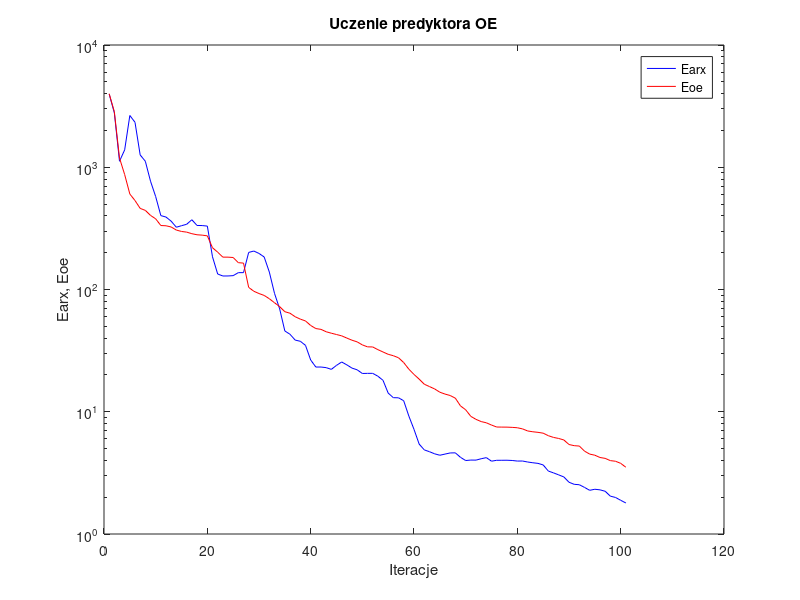
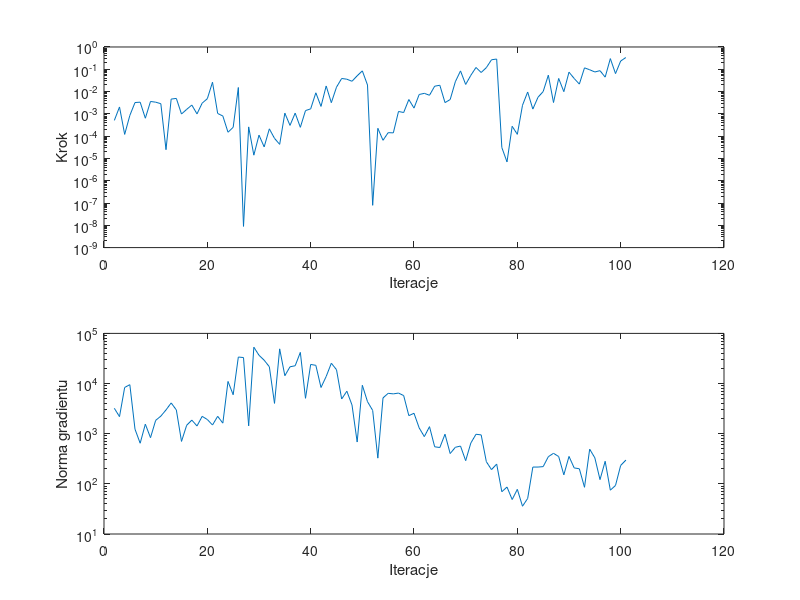

MATLAB code to generate these figures, in order:
%uczenie predyktora oe
clear all;
n=0; farx(n+1)=3.967260e+003; foe(n+1)=3.993608e+003; wspucz(n+1)=0.000000e+000; ng(n+1)=0.000000e+000;
%odnowa zmiennej metryki
n=1; farx(n+1)=2.786834e+003; foe(n+1)=2.849916e+003; krok(n+1)=5.081655e-004; ng(n+1)=3.206684e+003;
n=2; farx(n+1)=1.119892e+003; foe(n+1)=1.189890e+003; krok(n+1)=2.038825e-003; ng(n+1)=2.189946e+003;
n=3; farx(n+1)=1.387662e+003; foe(n+1)=8.707869e+002; krok(n+1)=1.197267e-004; ng(n+1)=8.362019e+003;
n=4; farx(n+1)=2.650365e+003; foe(n+1)=6.041182e+002; krok(n+1)=8.500296e-004; ng(n+1)=9.492486e+003;
n=5; farx(n+1)=2.332654e+003; foe(n+1)=5.342507e+002; krok(n+1)=3.218320e-003; ng(n+1)=1.228522e+003;
n=6; farx(n+1)=1.261372e+003; foe(n+1)=4.607330e+002; krok(n+1)=3.343359e-003; ng(n+1)=6.456246e+002;
n=7; farx(n+1)=1.119517e+003; foe(n+1)=4.437913e+002; krok(n+1)=6.369581e-004; ng(n+1)=1.548146e+003;
n=8; farx(n+1)=7.695353e+002; foe(n+1)=4.038580e+002; krok(n+1)=3.595838e-003; ng(n+1)=8.335432e+002;
n=9; farx(n+1)=5.755948e+002; foe(n+1)=3.786726e+002; krok(n+1)=3.340601e-003; ng(n+1)=1.844177e+003;
n=10; farx(n+1)=4.022263e+002; foe(n+1)=3.337235e+002; krok(n+1)=2.855545e-003; ng(n+1)=2.241038e+003;
n=11; farx(n+1)=3.914489e+002; foe(n+1)=3.321098e+002; krok(n+1)=2.466737e-005; ng(n+1)=2.976438e+003;
n=12; farx(n+1)=3.620563e+002; foe(n+1)=3.246654e+002; krok(n+1)=4.597934e-003; ng(n+1)=4.107034e+003;
n=13; farx(n+1)=3.230841e+002; foe(n+1)=3.063087e+002; krok(n+1)=4.929920e-003; ng(n+1)=2.977594e+003;
n=14; farx(n+1)=3.326021e+002; foe(n+1)=2.984529e+002; krok(n+1)=9.809942e-004; ng(n+1)=7.016467e+002;
n=15; farx(n+1)=3.415425e+002; foe(n+1)=2.946643e+002; krok(n+1)=1.588254e-003; ng(n+1)=1.473481e+003;
n=16; farx(n+1)=3.721300e+002; foe(n+1)=2.861425e+002; krok(n+1)=2.480280e-003; ng(n+1)=1.866039e+003;
n=17; farx(n+1)=3.341983e+002; foe(n+1)=2.803573e+002; krok(n+1)=9.943215e-004; ng(n+1)=1.425971e+003;
n=18; farx(n+1)=3.334451e+002; foe(n+1)=2.784232e+002; krok(n+1)=3.023969e-003; ng(n+1)=2.217183e+003;
n=19; farx(n+1)=3.301609e+002; foe(n+1)=2.747087e+002; krok(n+1)=4.788074e-003; ng(n+1)=1.918068e+003;
n=20; farx(n+1)=1.850898e+002; foe(n+1)=2.196591e+002; krok(n+1)=2.629130e-002; ng(n+1)=1.490095e+003;
n=21; farx(n+1)=1.339067e+002; foe(n+1)=2.020149e+002; krok(n+1)=1.040194e-003; ng(n+1)=2.222396e+003;
n=22; farx(n+1)=1.289814e+002; foe(n+1)=1.840133e+002; krok(n+1)=8.005168e-004; ng(n+1)=1.625505e+003;
n=23; farx(n+1)=1.290577e+002; foe(n+1)=1.839325e+002; krok(n+1)=1.497176e-004; ng(n+1)=1.101193e+004;
n=24; farx(n+1)=1.298267e+002; foe(n+1)=1.827014e+002; krok(n+1)=2.493753e-004; ng(n+1)=5.983012e+003;
n=25; farx(n+1)=1.373790e+002; foe(n+1)=1.657178e+002; krok(n+1)=1.521910e-002; ng(n+1)=3.378111e+004;
%odnowa zmiennej metryki
n=26; farx(n+1)=1.373789e+002; foe(n+1)=1.644499e+002; krok(n+1)=8.925337e-009; ng(n+1)=3.297747e+004;
n=27; farx(n+1)=2.010856e+002; foe(n+1)=1.040735e+002; krok(n+1)=2.600485e-004; ng(n+1)=1.432642e+003;
n=28; farx(n+1)=2.063565e+002; foe(n+1)=9.674572e+001; krok(n+1)=1.400833e-005; ng(n+1)=5.308702e+004;
n=29; farx(n+1)=1.972599e+002; foe(n+1)=9.268272e+001; krok(n+1)=1.110172e-004; ng(n+1)=3.662539e+004;
n=30; farx(n+1)=1.845328e+002; foe(n+1)=8.944396e+001; krok(n+1)=3.290674e-005; ng(n+1)=2.920048e+004;
n=31; farx(n+1)=1.388463e+002; foe(n+1)=8.402337e+001; krok(n+1)=2.125074e-004; ng(n+1)=2.163510e+004;
n=32; farx(n+1)=9.301382e+001; foe(n+1)=7.794586e+001; krok(n+1)=7.964429e-005; ng(n+1)=4.021144e+003;
n=33; farx(n+1)=6.937737e+001; foe(n+1)=7.240069e+001; krok(n+1)=4.279756e-005; ng(n+1)=4.917993e+004;
n=34; farx(n+1)=4.579105e+001; foe(n+1)=6.582982e+001; krok(n+1)=1.078226e-003; ng(n+1)=1.433274e+004;
n=35; farx(n+1)=4.302767e+001; foe(n+1)=6.396598e+001; krok(n+1)=3.033479e-004; ng(n+1)=2.156949e+004;
n=36; farx(n+1)=3.856780e+001; foe(n+1)=5.986874e+001; krok(n+1)=1.078226e-003; ng(n+1)=2.262887e+004;
n=37; farx(n+1)=3.770454e+001; foe(n+1)=5.723841e+001; krok(n+1)=2.486933e-004; ng(n+1)=4.180273e+004;
n=38; farx(n+1)=3.491866e+001; foe(n+1)=5.530868e+001; krok(n+1)=1.402081e-003; ng(n+1)=5.080723e+003;
n=39; farx(n+1)=2.652104e+001; foe(n+1)=5.079110e+001; krok(n+1)=1.675019e-003; ng(n+1)=2.404127e+004;
n=40; farx(n+1)=2.321133e+001; foe(n+1)=4.791808e+001; krok(n+1)=8.799720e-003; ng(n+1)=2.307731e+004;
n=41; farx(n+1)=2.322309e+001; foe(n+1)=4.719661e+001; krok(n+1)=2.156451e-003; ng(n+1)=8.337604e+003;
n=42; farx(n+1)=2.295230e+001; foe(n+1)=4.512286e+001; krok(n+1)=1.778972e-002; ng(n+1)=1.382399e+004;
n=43; farx(n+1)=2.222088e+001; foe(n+1)=4.389984e+001; krok(n+1)=3.176507e-003; ng(n+1)=2.539674e+004;
n=44; farx(n+1)=2.395350e+001; foe(n+1)=4.283305e+001; krok(n+1)=1.576669e-002; ng(n+1)=1.889849e+004;
n=45; farx(n+1)=2.553205e+001; foe(n+1)=4.178033e+001; krok(n+1)=3.864513e-002; ng(n+1)=4.916345e+003;
n=46; farx(n+1)=2.418349e+001; foe(n+1)=4.005482e+001; krok(n+1)=3.585307e-002; ng(n+1)=7.031612e+003;
n=47; farx(n+1)=2.275103e+001; foe(n+1)=3.847189e+001; krok(n+1)=2.896961e-002; ng(n+1)=3.736212e+003;
n=48; farx(n+1)=2.203227e+001; foe(n+1)=3.729437e+001; krok(n+1)=5.097164e-002; ng(n+1)=6.817767e+002;
n=49; farx(n+1)=2.056480e+001; foe(n+1)=3.523268e+001; krok(n+1)=8.477531e-002; ng(n+1)=9.242401e+003;
n=50; farx(n+1)=2.061144e+001; foe(n+1)=3.395684e+001; krok(n+1)=1.963396e-002; ng(n+1)=4.353066e+003;
%odnowa zmiennej metryki
n=51; farx(n+1)=2.061927e+001; foe(n+1)=3.389654e+001; krok(n+1)=7.885513e-008; ng(n+1)=2.913627e+003;
n=52; farx(n+1)=1.954145e+001; foe(n+1)=3.222407e+001; krok(n+1)=2.247378e-004; ng(n+1)=3.256024e+002;
n=53; farx(n+1)=1.808350e+001; foe(n+1)=3.083185e+001; krok(n+1)=6.508340e-005; ng(n+1)=5.170931e+003;
n=54; farx(n+1)=1.421672e+001; foe(n+1)=2.951127e+001; krok(n+1)=1.433605e-004; ng(n+1)=6.383231e+003;
n=55; farx(n+1)=1.303540e+001; foe(n+1)=2.873329e+001; krok(n+1)=1.404483e-004; ng(n+1)=6.225092e+003;
n=56; farx(n+1)=1.300549e+001; foe(n+1)=2.765246e+001; krok(n+1)=1.279942e-003; ng(n+1)=6.455017e+003;
n=57; farx(n+1)=1.231352e+001; foe(n+1)=2.527077e+001; krok(n+1)=1.146661e-003; ng(n+1)=5.756584e+003;
n=58; farx(n+1)=9.222613e+000; foe(n+1)=2.231079e+001; krok(n+1)=4.399860e-003; ng(n+1)=2.291162e+003;
n=59; farx(n+1)=7.176675e+000; foe(n+1)=2.019636e+001; krok(n+1)=1.812955e-003; ng(n+1)=2.553786e+003;
n=60; farx(n+1)=5.435915e+000; foe(n+1)=1.848138e+001; krok(n+1)=7.385876e-003; ng(n+1)=1.305766e+003;
n=61; farx(n+1)=4.874009e+000; foe(n+1)=1.678690e+001; krok(n+1)=8.323975e-003; ng(n+1)=8.746667e+002;
n=62; farx(n+1)=4.710219e+000; foe(n+1)=1.606648e+001; krok(n+1)=6.818297e-003; ng(n+1)=1.382115e+003;
n=63; farx(n+1)=4.527302e+000; foe(n+1)=1.536550e+001; krok(n+1)=1.740861e-002; ng(n+1)=5.485399e+002;
n=64; farx(n+1)=4.408218e+000; foe(n+1)=1.444963e+001; krok(n+1)=1.920518e-002; ng(n+1)=5.297793e+002;
n=65; farx(n+1)=4.505170e+000; foe(n+1)=1.395304e+001; krok(n+1)=3.201476e-003; ng(n+1)=9.770786e+002;
n=66; farx(n+1)=4.602607e+000; foe(n+1)=1.357927e+001; krok(n+1)=4.372259e-003; ng(n+1)=4.018766e+002;
n=67; farx(n+1)=4.612618e+000; foe(n+1)=1.291755e+001; krok(n+1)=2.757245e-002; ng(n+1)=5.357004e+002;
n=68; farx(n+1)=4.236526e+000; foe(n+1)=1.116154e+001; krok(n+1)=8.452076e-002; ng(n+1)=5.671236e+002;
n=69; farx(n+1)=3.990285e+000; foe(n+1)=1.037893e+001; krok(n+1)=2.085765e-002; ng(n+1)=2.898823e+002;
n=70; farx(n+1)=4.025306e+000; foe(n+1)=9.167259e+000; krok(n+1)=5.359529e-002; ng(n+1)=6.518733e+002;
n=71; farx(n+1)=4.021501e+000; foe(n+1)=8.665022e+000; krok(n+1)=1.204927e-001; ng(n+1)=9.744248e+002;
n=72; farx(n+1)=4.126784e+000; foe(n+1)=8.310394e+000; krok(n+1)=7.171165e-002; ng(n+1)=9.466637e+002;
n=73; farx(n+1)=4.214147e+000; foe(n+1)=8.122539e+000; krok(n+1)=1.183650e-001; ng(n+1)=2.767359e+002;
n=74; farx(n+1)=3.941820e+000; foe(n+1)=7.784501e+000; krok(n+1)=2.670983e-001; ng(n+1)=1.919793e+002;
n=75; farx(n+1)=4.007772e+000; foe(n+1)=7.501609e+000; krok(n+1)=2.876382e-001; ng(n+1)=2.479719e+002;
%odnowa zmiennej metryki
n=76; farx(n+1)=4.009218e+000; foe(n+1)=7.489945e+000; krok(n+1)=3.076170e-005; ng(n+1)=6.965459e+001;
n=77; farx(n+1)=4.012356e+000; foe(n+1)=7.485395e+000; krok(n+1)=6.971762e-006; ng(n+1)=8.638611e+001;
n=78; farx(n+1)=3.994486e+000; foe(n+1)=7.452083e+000; krok(n+1)=2.773554e-004; ng(n+1)=4.867920e+001;
n=79; farx(n+1)=3.950876e+000; foe(n+1)=7.398415e+000; krok(n+1)=1.205178e-004; ng(n+1)=7.770592e+001;
n=80; farx(n+1)=3.953862e+000; foe(n+1)=7.242911e+000; krok(n+1)=2.433134e-003; ng(n+1)=3.578897e+001;
n=81; farx(n+1)=3.880631e+000; foe(n+1)=6.964787e+000; krok(n+1)=9.542392e-003; ng(n+1)=5.117304e+001;
n=82; farx(n+1)=3.826411e+000; foe(n+1)=6.858950e+000; krok(n+1)=1.635770e-003; ng(n+1)=2.161196e+002;
n=83; farx(n+1)=3.782034e+000; foe(n+1)=6.784840e+000; krok(n+1)=5.557598e-003; ng(n+1)=2.162060e+002;
n=84; farx(n+1)=3.672586e+000; foe(n+1)=6.680238e+000; krok(n+1)=1.000726e-002; ng(n+1)=2.205545e+002;
n=85; farx(n+1)=3.272923e+000; foe(n+1)=6.369893e+000; krok(n+1)=5.440189e-002; ng(n+1)=3.481725e+002;
n=86; farx(n+1)=3.162100e+000; foe(n+1)=6.167238e+000; krok(n+1)=3.225080e-003; ng(n+1)=4.063804e+002;
n=87; farx(n+1)=3.045604e+000; foe(n+1)=6.046979e+000; krok(n+1)=3.881913e-002; ng(n+1)=3.505838e+002;
n=88; farx(n+1)=2.929654e+000; foe(n+1)=5.878475e+000; krok(n+1)=9.899545e-003; ng(n+1)=1.512061e+002;
n=89; farx(n+1)=2.650828e+000; foe(n+1)=5.395272e+000; krok(n+1)=7.424903e-002; ng(n+1)=3.524424e+002;
n=90; farx(n+1)=2.549630e+000; foe(n+1)=5.279473e+000; krok(n+1)=3.871130e-002; ng(n+1)=2.078543e+002;
n=91; farx(n+1)=2.529460e+000; foe(n+1)=5.240547e+000; krok(n+1)=2.160287e-002; ng(n+1)=1.998410e+002;
n=92; farx(n+1)=2.405499e+000; foe(n+1)=4.763963e+000; krok(n+1)=1.158784e-001; ng(n+1)=8.540312e+001;
n=93; farx(n+1)=2.277490e+000; foe(n+1)=4.505504e+000; krok(n+1)=9.513510e-002; ng(n+1)=4.917556e+002;
n=94; farx(n+1)=2.322764e+000; foe(n+1)=4.410745e+000; krok(n+1)=7.563795e-002; ng(n+1)=3.301957e+002;
n=95; farx(n+1)=2.297359e+000; foe(n+1)=4.224996e+000; krok(n+1)=8.662598e-002; ng(n+1)=1.214521e+002;
n=96; farx(n+1)=2.236612e+000; foe(n+1)=4.156235e+000; krok(n+1)=4.438543e-002; ng(n+1)=2.820343e+002;
n=97; farx(n+1)=2.040061e+000; foe(n+1)=3.983391e+000; krok(n+1)=3.011048e-001; ng(n+1)=7.474319e+001;
n=98; farx(n+1)=1.990621e+000; foe(n+1)=3.936896e+000; krok(n+1)=6.402713e-002; ng(n+1)=9.292365e+001;
n=99; farx(n+1)=1.887363e+000; foe(n+1)=3.785973e+000; krok(n+1)=2.343012e-001; ng(n+1)=2.327619e+002;
n=100; farx(n+1)=1.793689e+000; foe(n+1)=3.516813e+000; krok(n+1)=3.372291e-001; ng(n+1)=2.971862e+002;

figure; semilogy(farx,'b'); hold on; semilogy(foe,'r'); xlabel('Iteracje'); ylabel('Earx, Eoe'); legend('Earx','Eoe'); title('Uczenie predyktora OE');
figure; subplot(2,1,1); semilogy(krok); xlabel('Iteracje'); ylabel('Krok');
subplot(2,1,2); semilogy(ng); xlabel('Iteracje'); ylabel('Norma gradientu');
Earx=farx(n+1)
Eoe=foe(n+1)
